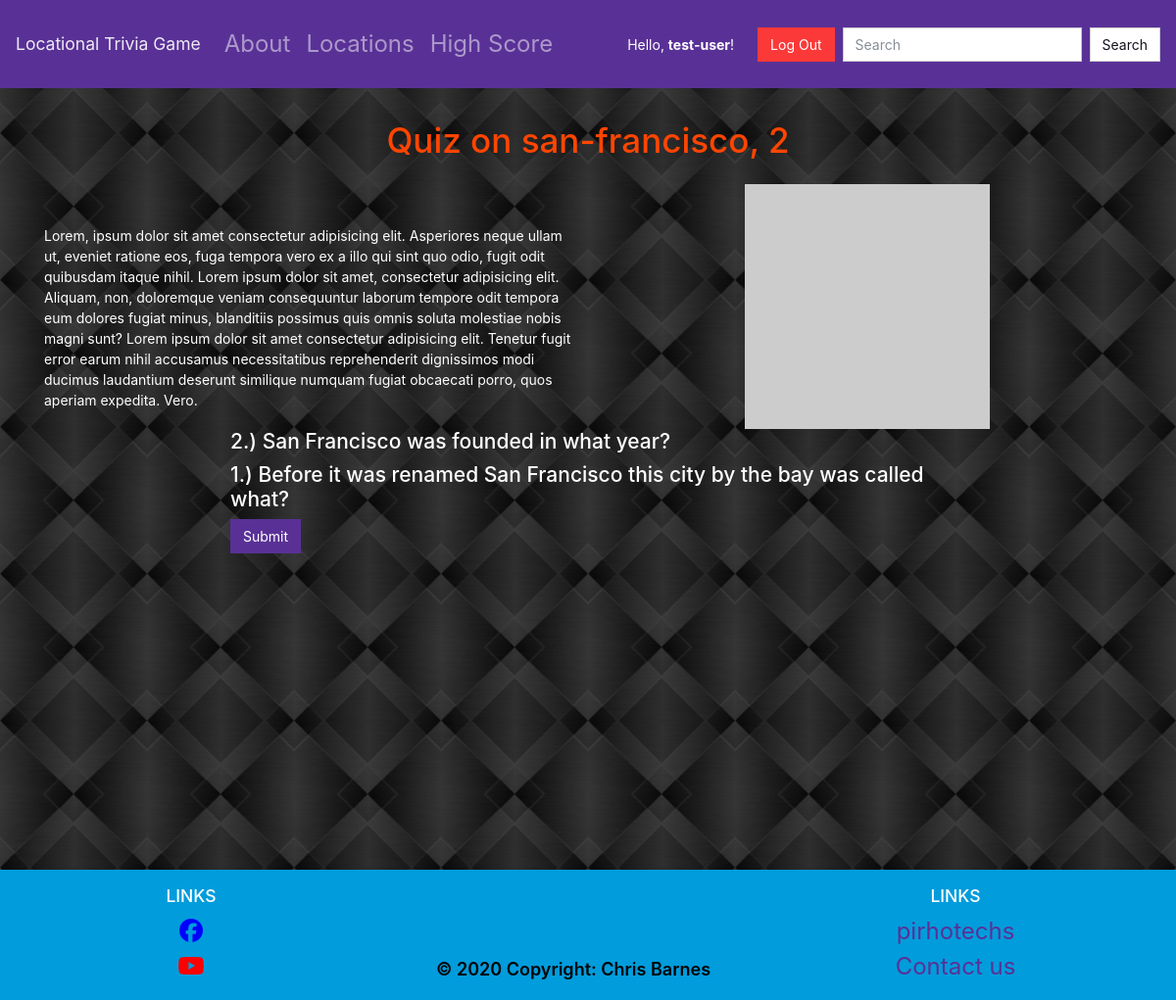
Page /trivia/san-francisco/ (signed in) on the committed database.
### locations/models.py (models this page shows, shortened)
class Page(models.Model):
    objects = models.Manager()
    slug = models.CharField(max_length=settings.PAGE_TITLE_MAX_LENGTH, blank=True, editable=False, help_text="Unique URL path to access this page. Generated by the system.")
    created = models.DateTimeField(auto_now_add=True, help_text="The date and time this page was created. Automatically generated when the model saves.")
    modified = models.DateTimeField(auto_now=True, help_text="The date and time this page was updated. Automatically generated when the model updates.")
    title = models.CharField(max_length=settings.PAGE_TITLE_MAX_LENGTH, unique=True, default="Title of your page.")
    author = models.ForeignKey(User, on_delete=models.PROTECT, help_text="The user that posted this article.")
    content = models.TextField(default="Write the content of your page here.")

### trivia/models.py (models this page shows)
class Question(models.Model):
    objects = models.Manager()
    quiz = models.ForeignKey(Page, on_delete=models.CASCADE)
    author = models.ForeignKey(User, on_delete=models.PROTECT, help_text="The user that posted this question.")
    created = models.DateTimeField(auto_now_add=True, help_text="The date&time this question was created. Automatically generated when the model saves.")
    modified = models.DateTimeField(auto_now=True, help_text="The date&time this question was updated. Automatically generated when the model updates.")
    content = models.TextField(default="Write the content of your question here.")
    def __str__(self):
        return self.content

### trivia/views.py (the view)
# urls.py: path('trivia/', include('trivia.urls')),
def trivia(request, slug):
    template_name = 'trivia/game.html'
    questions = Question.objects.filter(quiz__slug=slug)
    num_questions = questions.count()
    context = {
        'slug': slug,
        'num_questions': num_questions,
        'questions': questions,
    }
    return render(request, template_name, context=context)

### trivia/templates/trivia/game.html
{% extends 'base.html' %}
{% block content %}
<div class="row">
    <div class="col text-center">
        <h1>Quiz on {{ slug }}, {{ num_questions }}</h1>
    </div>
</div>
<div class="row mt-3">
    <div class="col" style="margin-top: 3em;">
        <p>
            Lorem, ipsum dolor sit amet consectetur adipisicing elit. Asperiores neque ullam ut, eveniet ratione eos,
            fuga tempora vero ex a illo qui sint quo odio, fugit odit quibusdam itaque nihil. Lorem ipsum dolor sit
            amet, consectetur adipisicing elit. Aliquam, non, doloremque veniam consequuntur laborum tempore odit
            tempora eum dolores fugiat minus, blanditiis possimus quis omnis soluta molestiae nobis magni sunt? Lorem
            ipsum dolor sit amet consectetur adipisicing elit. Tenetur fugit error earum nihil accusamus necessitatibus
            reprehenderit dignissimos modi ducimus laudantium deserunt similique numquam fugiat obcaecati porro, quos
            aperiam expedita. Vero.
        </p>
    </div>
    <div class="col text-center">
        <a href="https://placeholder.com"><img src="https://via.placeholder.com/250x250?text=Image+of+this+place"></a>
    </div>
</div>
<div class="row">
    <div class="col-md-2"></div>
    <div class="col-md-8">
        {% for question in questions %}
            <h4>{{ question }}</h5>
        {% endfor %}
        <button type="submit" class="btn btn-primary">Submit</button>
    </div>
    <div class="col-md-2"></div>
</div>
{% endblock %}

### templates/partials/navbar.html (shortened to what this page needs)
<nav class="navbar navbar-expand-lg navbar-dark bg-primary">
    <a class="navbar-brand" href="{% url 'index' %}">Locational Trivia Game</a>
    <div class="collapse navbar-collapse" id="navbarColor01">
        <ul class="navbar-nav mr-auto">
            <li class="nav-item">
                <a class="nav-link" href="{% url 'about' %}">About</a>
            </li>
            <li class="nav-item">
                <a class="nav-link" href="{% url 'list-page' %}">Locations</a>
            </li>
            {% if user.is_authenticated %}
            <li class="nav-item">
                <a class="nav-link" href="{% url 'score-board' %}">High Score</a>
            </li>
            {% endif %}
        </ul>
        <form class="form-inline ml-auto">
            {% if user.is_authenticated %}
                <div class="text-white">Hello, <strong>{{ user }}</strong>!</div>
                {% if user.is_staff %}
                    <a href="{% url 'create-page' %}" class="btn btn-success ml-4">New Page</a>
                    <a href="{% url 'logout' %}" class="btn btn-danger mr-2">Log Out</a>
                {% else %}
                    <a href="{% url 'logout' %}" class="btn btn-danger ml-4 mr-2">Log Out</a>
                {% endif %}
            {% endif %}
        </form>
        <form class="form-inline my-2 my-lg-0">
            <input class="form-control mr-sm-2" type="text" placeholder="Search">
            <button class="btn btn-secondary my-2 my-sm-0" type="submit">Search</button>
        </form>
    </div>
</nav>

### static/style.css (style rules this page uses)
body { background: lightgrey url("images/background.jpg") center; }
h1 { color: orangered; }
h2, h3, h4, p { color: white; }
ul { color: white; font-size: x-large; }

### rows in the picture
Page: slug "san-francisco"
Question: content "2.) San Francisco was founded in what year?"
Question: content "1.) Before it was renamed San Francisco this city by the bay was called what?"

### other values in the picture
{{ user }} "test-user"
{{ num_questions }} "2"
